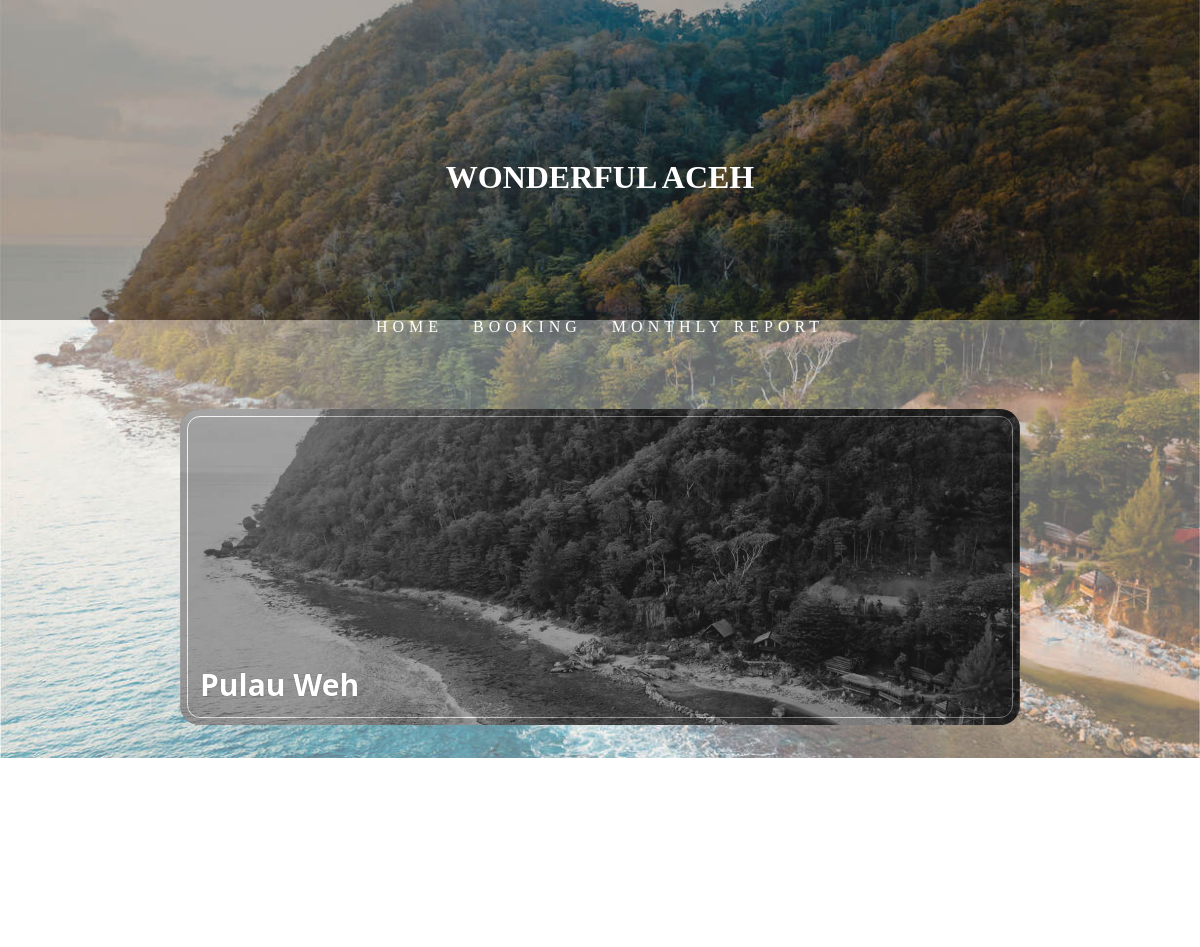
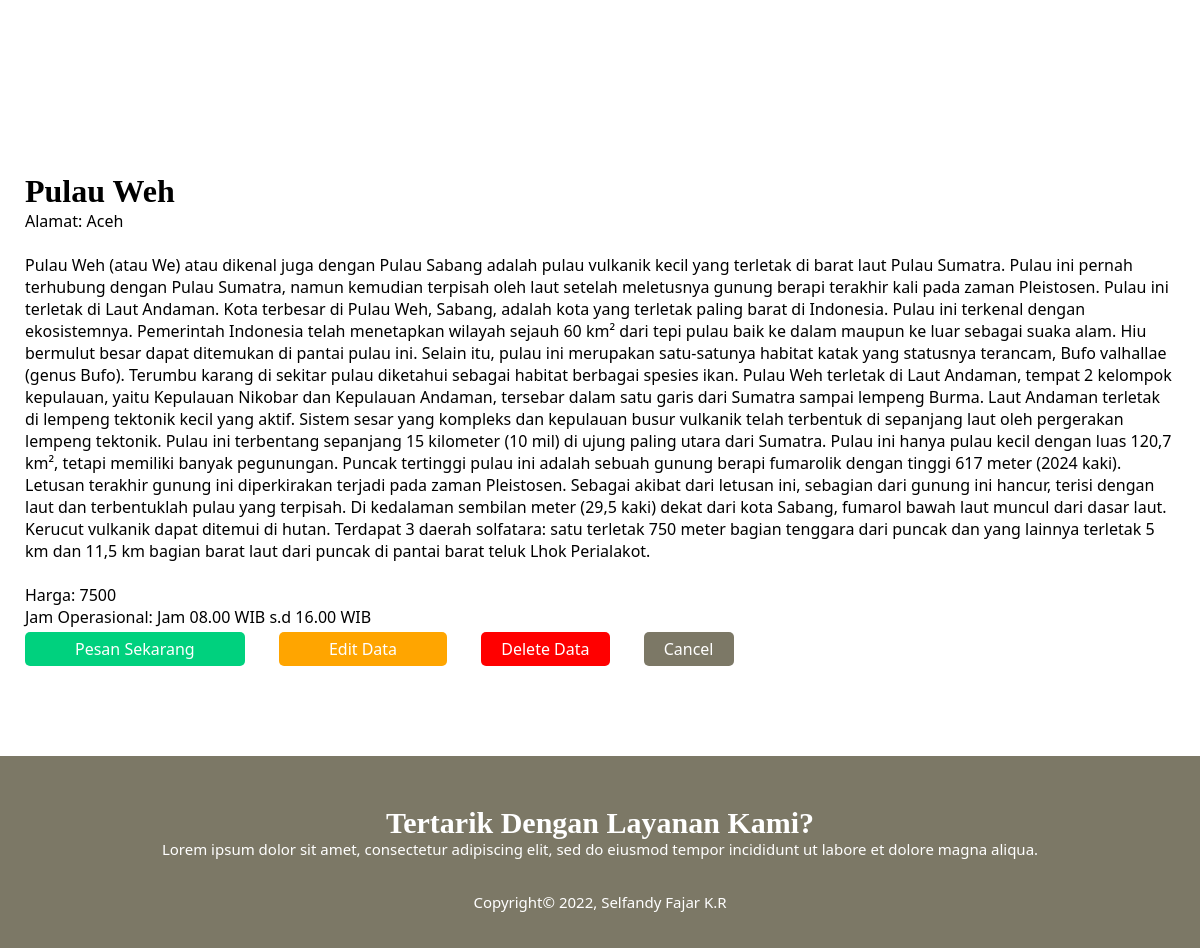
Page /content-1.php?id=5 on the committed database (2 pictures, top to bottom).
### tables this page shows
CREATE TABLE `tempat_wisata_210032` (
  `id_wisata_210032` int(11) NOT NULL,
  `nama_tempat_210032` varchar(250) NOT NULL,
  `kota_210032` varchar(50) NOT NULL,
  `deskripsi_210032` text NOT NULL,
  `harga_tiket_210032` int(11) NOT NULL,
  `jam_operasional_210032` varchar(50) NOT NULL,
  `photo_wisata` varchar(255) NOT NULL DEFAULT 'default.png'
);

### content-1.php (the view, shortened to what this page needs)
<!DOCTYPE html>
<html lang="en">
<head>
    <link rel="stylesheet" href="style/style.css" />
</head>
<body>
<div class="container">
    <div class="container-navbar">
        <img src="style/AAEF07544.jpg" class="img-navbar">
        <h1 class="logo-text" style="text-align: center;">WONDERFUL ACEH</h1>
          <ul class="ul-navbar">
              <li class="li-navbar">
                  <a href="index.php" class="a-navbar">HOME</a>
              </li>
              <li class="li-navbar">
                  <a href="booking.php" class="a-navbar">BOOKING</a>
              </li>
              <li class="li-navbar">
                    <a href="report.php" class="a-navbar">MONTHLY REPORT</a>
                </li>
          </ul>
      </div>
    <?php
          include "connection_210032.php";
          $query = "SELECT * FROM tempat_wisata_210032 WHERE id_wisata_210032='$_GET[id]'";
          $wisata = mysqli_query($db_connection, $query);
          $data = mysqli_fetch_assoc($wisata);
        ?>
        <div class="container-content-b">
            <a href="#"
            class="b-content">
                <img src="uploads/<?php echo $data['photo_wisata']; ?>" class="img-content"/>
                <h3 class="card-title-b"><?php echo $data['nama_tempat_210032']; ?></h3>
            </a>
        </div>
            <div class="content-text-b">
                <h1><?php echo $data['nama_tempat_210032']; ?></h1>
                <p>Alamat: <?php echo $data['kota_210032']; ?></p>
                <br>
                <p><?php echo $data['deskripsi_210032']; ?></p><br>
                <p>Harga: <?php echo $data['harga_tiket_210032']; ?></p>
                <p>Jam Operasional: <?php echo $data['jam_operasional_210032']; ?></p>
          </div>
          <div class="btn-data">
                <a button class= "button2" style="background-color:#00D17E;" href="booking.php?id=<?php echo $data['id_wisata_210032']?>">Pesan Sekarang</a></>
                    <a class= "button2"  style = "color: white" href="edit_data_210032.php?id=<?php echo $data['id_wisata_210032']?>">Edit Data</a>
                    <a class= "button1" style = "color: white" href="delete_data_210032.php?id=<?php echo $data['id_wisata_210032']?>">Delete Data</a>
                    <a class= "button3" style = "color: white" href="index.php">Cancel</a>
                    </div>
      </div>
      <div class="footer">
        <h1 class="h1-footer">Tertarik Dengan Layanan Kami? </h1>
        <br>
        <p class="p-footer">Lorem ipsum dolor sit amet, consectetur adipiscing elit, sed do eiusmod tempor incididunt ut labore et dolore magna aliqua.</p>
        <br>
        <p class="p-footer">Copyright&copy; 2022, Selfandy Fajar K.R</p>
    </div>
</body>
</html>

### style/style.css (style rules this page uses)
* { box-sizing: border-box; margin: 0; padding: 0; }
html { scroll-behavior: smooth; font-family: 'Segoe UI', 'gotham black', Geneva, Verdana, sans-serif; }
body { margin: 0; display: flex; min-height: 100vh; flex-direction: column; }
img { max-width: 100%; height: auto; }
h1 { font-family: 'gotham black'; }
.container { min-height: 100%; height: auto !important; height: 100%; margin: 0 auto -4em; }
.container-navbar { background-color: #333; display: flex; width: 100%; height: 40vh; }
.img-navbar { position: absolute; width: 100%; height: 40%; object-fit: cover; opacity: .6; filter: blur(100%); }
.logo-text { display: flex; padding-top: 15px; position: absolute; width: 100%; height: 340px; object-fit: cover; justify-content: center; align-items: center; color: white; }
.ul-navbar { display: flex; position: absolute; inset: 0; width: 100%; height: 100%; object-fit: cover; height: 650px; justify-content: center; align-items: center; letter-spacing: 5px; }
.li-navbar { list-style-type: none; justify-content: center; align-items: center; font-family: 'gotham black'; padding: 10px; margin: 5px; color: white; font-size: 20px; border-radius: 10px; transition: .5s ease-in-out; }
.a-navbar { color: white; text-decoration: none; font-weight: 500; }
.content-text-b { padding: 0px 25px; width: 100%; }
.container-content-b { padding-top: 10px; display: flex; flex-direction: row; justify-content: center; align-items: center; height: 100vh; }
.b-content { top: -20%; width: 70%; height: 40%; background-color: #333; display: flex; justify-content: center; align-items: center; border-radius: 20px; outline: 1px solid rgba(255, 255, 255, 5); outline-offset: -8px; box-shadow: 3px, 3px, 10px rgba(0, 0, 0, 1); position: relative; overflow: hidden; }
.img-content { position: absolute; inset: 0; width: 100%; height: 100%; object-fit: cover; opacity: .6; filter: grayscale(100%); transition: all .75s; }
.card-title-b { position: absolute; color: white; padding-right: 10px; padding-bottom: 20px; left: 20px; bottom: 0px; font-size: 30px; text-shadow: 0 0 1px rgba(0, 0, 0, .5); }
.btn-data { margin: 10px 25px; }
.button1 { text-decoration: none; background-color: red; border: none; border-radius: 5px; padding: 6px 20px; margin-top: 8px; margin-right: 30px; }
.button2 { text-decoration: none; background-color: orange; border: none; border-radius: 5px; padding: 6px 50px; margin-top: 8px; margin-right: 30px; color: white; }
.button3 { text-decoration: none; background-color: #7c7866; border: none; border-radius: 5px; padding: 6px 20px; margin-top: 8px; margin-right: 30px; color: white; }
.footer, .push { justify-content: space-between; margin-top: 150px; height: 8em; }
.footer { font-size: 150%; background-color: #7c7866; justify-content: center; align-items: center; }
.h1-footer { height: 30px; justify-content: center; padding-top: 50px; text-align: center; font-size: 30px; color: white; }
.p-footer { justify-content: center; text-align: center; font-size: 15px; color: white; }
@media screen and (max-width: 1920px) { img { max-width: 100%; height: auto; } }
@media screen and (max-width: 1920px) { .container { width: 100%; } }
@media screen and (max-width: 1920px) { .container-footer, .container-navbar, .container-content { width: 100%; margin: 0; border: none; } }
@media screen and (max-width: 1920px) { .a-navbar { font-size: 80% ; width: 100%; margin: 0; border: none; } }

### rows in the picture
tempat_wisata_210032: photo_wisata (placeholder picture), nama_tempat_210032 "Pulau Weh", kota_210032 "Aceh", deskripsi_210032 "Pulau Weh (atau We) atau dikenal juga dengan Pulau Sabang adalah pulau vulkanik kecil yang terletak di barat laut Pulau Sumatra. Pulau ini pernah terhubung dengan Pulau Sumatra, namun kemudian terpisah oleh laut setelah meletusnya gunung berapi terakhir kali pada zaman Pleistosen. Pulau ini terletak di Laut Andaman. Kota terbesar di Pulau Weh, Sabang, adalah kota yang terletak paling barat di Indonesia. Pulau ini terkenal dengan ekosistemnya. Pemerintah Indonesia telah menetapkan wilayah sejauh 60 km² dari tepi pulau baik ke dalam maupun ke luar sebagai suaka alam. Hiu bermulut besar dapat ditemukan di pantai pulau ini. Selain itu, pulau ini merupakan satu-satunya habitat katak yang…", harga_tiket_210032 "7500", jam_operasional_210032 "Jam 08.00 WIB s.d 16.00 WIB"
